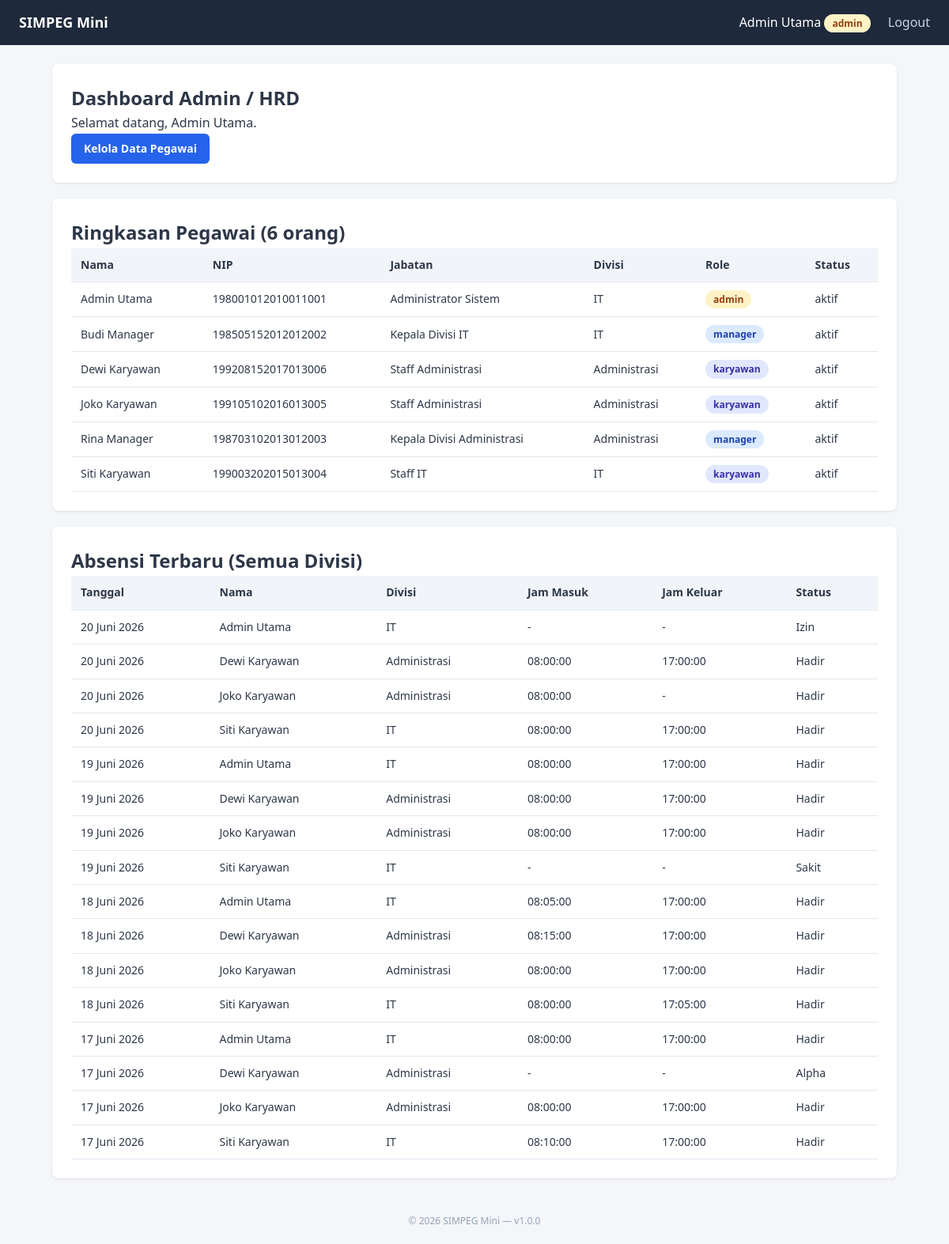
The app's page /modules/admin/dashboard.php (signed in) with its own data.
### tables this page shows
CREATE TABLE pegawai (
    id              INT AUTO_INCREMENT PRIMARY KEY,
    user_id         INT NOT NULL,
    nip             VARCHAR(30) NOT NULL UNIQUE,
    jabatan         VARCHAR(100) NOT NULL,
    divisi          VARCHAR(100) NOT NULL,
    no_telepon      VARCHAR(20) NULL,
    alamat          TEXT NULL,
    tanggal_masuk   DATE NULL,
    status          ENUM('aktif', 'nonaktif', 'cuti') NOT NULL DEFAULT 'aktif',
    created_at      TIMESTAMP NOT NULL DEFAULT CURRENT_TIMESTAMP,
    updated_at      TIMESTAMP NOT NULL DEFAULT CURRENT_TIMESTAMP ON UPDATE CURRENT_TIMESTAMP,
    CONSTRAINT fk_pegawai_user
        FOREIGN KEY (user_id) REFERENCES users(id)
        ON DELETE CASCADE
);

CREATE TABLE users (
    id              INT AUTO_INCREMENT PRIMARY KEY,
    username        VARCHAR(50)  NOT NULL UNIQUE,
    password        VARCHAR(255) NOT NULL,         
    nama_lengkap    VARCHAR(100) NOT NULL,
    role            ENUM('admin', 'manager', 'karyawan') NOT NULL DEFAULT 'karyawan',
    failed_attempts INT NOT NULL DEFAULT 0,
    locked_until    DATETIME NULL,
    remember_token  VARCHAR(255) NULL,
    remember_expires DATETIME NULL,
    created_at      TIMESTAMP NOT NULL DEFAULT CURRENT_TIMESTAMP,
    updated_at      TIMESTAMP NOT NULL DEFAULT CURRENT_TIMESTAMP ON UPDATE CURRENT_TIMESTAMP
);

CREATE TABLE absensi (
    id              INT AUTO_INCREMENT PRIMARY KEY,
    pegawai_id      INT NOT NULL,
    tanggal         DATE NOT NULL,
    jam_masuk       TIME NULL,
    jam_keluar      TIME NULL,
    status          ENUM('hadir', 'izin', 'sakit', 'alpha') NOT NULL DEFAULT 'hadir',
    keterangan      VARCHAR(255) NULL,
    created_at      TIMESTAMP NOT NULL DEFAULT CURRENT_TIMESTAMP,
    CONSTRAINT fk_absensi_pegawai
        FOREIGN KEY (pegawai_id) REFERENCES pegawai(id)
        ON DELETE CASCADE,
    UNIQUE KEY unique_absen_harian (pegawai_id, tanggal)
);

### classes/Auth.php (called while the page is built, shortened)
<?php
class Auth
{
    public static function isLoggedIn(): bool
    {
        return !empty($_SESSION['user_id']);
    }
}

### includes/functions.php (called while the page is built, shortened)
<?php
function e(?string $text): string
{
    return htmlspecialchars($text ?? '', ENT_QUOTES, 'UTF-8');
}
function formatTanggalIndo(?string $date): string
{
    $bulan = [
        1 => 'Januari', 'Februari', 'Maret', 'April', 'Mei', 'Juni',
        'Juli', 'Agustus', 'September', 'Oktober', 'November', 'Desember'
    ];
    $timestamp = strtotime($date);
    return date('d', $timestamp) . ' ' . $bulan[(int) date('n', $timestamp)] . ' ' . date('Y', $timestamp);
}

### classes/Pegawai.php (called while the page is built, shortened)
<?php
class Pegawai
{
    private mysqli $db;
    public function __construct(mysqli $db)
    {
        $this->db = $db;
    }
    public function getAll(): array
    {
        $result = $this->db->query(
            "SELECT p.*, u.username, u.nama_lengkap, u.role
             FROM pegawai p
             JOIN users u ON u.id = p.user_id
             ORDER BY u.nama_lengkap"
        );
        return $result->fetch_all(MYSQLI_ASSOC);
    }
}

### classes/Absensi.php (called while the page is built, shortened)
<?php
class Absensi
{
    private mysqli $db;
    public function __construct(mysqli $db)
    {
        $this->db = $db;
    }
    public function getAll(int $limit = 200): array
    {
        $stmt = $this->db->prepare(
            "SELECT a.*, u.nama_lengkap, p.nip, p.divisi
             FROM absensi a
             JOIN pegawai p ON p.id = a.pegawai_id
             JOIN users u ON u.id = p.user_id
             ORDER BY a.tanggal DESC, u.nama_lengkap
             LIMIT ?"
        );
        $stmt->bind_param('i', $limit);
        $stmt->execute();
        $rows = $stmt->get_result()->fetch_all(MYSQLI_ASSOC);
        return $rows;
    }
}

### modules/admin/dashboard.php (the view, shortened to what this page needs)
<?php
require_once __DIR__ . '/../../bootstrap.php';
$pegawaiModel = new Pegawai($db);
$absensiModel = new Absensi($db);
$allPegawai = $pegawaiModel->getAll();
$absensiSemua = $absensiModel->getAll(50);
require_once __DIR__ . '/../../includes/header.php';
?>
<div class="card">
    <h2>Dashboard Admin / HRD</h2>
    <p>Selamat datang, <?= e($_SESSION['nama_lengkap']) ?>.</p>
    <p>
        <a href="<?= BASE_URL ?>/modules/admin/pegawai.php" class="btn" style="width:auto; display:inline-block; padding:8px 16px;">
            Kelola Data Pegawai
        </a>
    </p>
</div>
<div class="card">
    <h2>Ringkasan Pegawai (<?= count($allPegawai) ?> orang)</h2>
    <table>
        <thead>
            <tr><th>Nama</th><th>NIP</th><th>Jabatan</th><th>Divisi</th><th>Role</th><th>Status</th></tr>
        </thead>
        <tbody>
            <?php foreach ($allPegawai as $p): ?>
                <tr>
                    <td><?= e($p['nama_lengkap']) ?></td>
                    <td><?= e($p['nip']) ?></td>
                    <td><?= e($p['jabatan']) ?></td>
                    <td><?= e($p['divisi']) ?></td>
                    <td><span class="badge badge-<?= e($p['role']) ?>"><?= e($p['role']) ?></span></td>
                    <td><?= e($p['status']) ?></td>
                </tr>
            <?php endforeach; ?>
        </tbody>
    </table>
</div>
<div class="card">
    <h2>Absensi Terbaru (Semua Divisi)</h2>
    <table>
        <thead>
            <tr><th>Tanggal</th><th>Nama</th><th>Divisi</th><th>Jam Masuk</th><th>Jam Keluar</th><th>Status</th></tr>
        </thead>
        <tbody>
            <?php if (empty($absensiSemua)): ?>
                <tr><td colspan="6">Belum ada data absensi.</td></tr>
            <?php else: ?>
                <?php foreach ($absensiSemua as $a): ?>
                    <tr>
                        <td><?= formatTanggalIndo($a['tanggal']) ?></td>
                        <td><?= e($a['nama_lengkap']) ?></td>
                        <td><?= e($a['divisi']) ?></td>
                        <td><?= e($a['jam_masuk'] ?? '-') ?></td>
                        <td><?= e($a['jam_keluar'] ?? '-') ?></td>
                        <td><?= e(ucfirst($a['status'])) ?></td>
                    </tr>
                <?php endforeach; ?>
            <?php endif; ?>
        </tbody>
    </table>
</div>
<?php require_once __DIR__ . '/../../includes/footer.php'; ?>

### includes/header.php (shortened to what this page needs)
<!DOCTYPE html>
<html lang="id">
<head>
    <link rel="stylesheet" href="<?= BASE_URL ?>/assets/css/style.css">
</head>
<body>
<?php if (Auth::isLoggedIn()): ?>
<nav class="navbar">
    <div class="brand"><?= e(APP_NAME) ?></div>
    <div class="nav-links">
        <span>
            <?= e($_SESSION['nama_lengkap']) ?>
            <span class="badge badge-<?= e($_SESSION['role']) ?>"><?= e($_SESSION['role']) ?></span>
        </span>
        <a href="<?= BASE_URL ?>/modules/auth/logout.php">Logout</a>
    </div>
</nav>
<?php endif; ?>
<div class="container">

### includes/footer.php (shortened to what this page needs)
</div>
<footer style="text-align:center; padding:20px; font-size:12px; color:#94a3b8;">
    &copy; <?= date('Y') ?> <?= e(APP_NAME) ?> &mdash; v<?= e(APP_VERSION) ?>
</footer>
</body>
</html>

### assets/css/style.css (style rules this page uses)
* { margin: 0; padding: 0; box-sizing: border-box; }
body { font-family: 'Segoe UI', Tahoma, Geneva, Verdana, sans-serif; background-color: #f4f6f9; color: #2d3748; line-height: 1.6; }
a { text-decoration: none; color: #2563eb; }
.navbar { background-color: #1e293b; color: #fff; padding: 14px 24px; display: flex; justify-content: space-between; align-items: center; }
.navbar .brand { font-weight: 600; font-size: 18px; }
.navbar .nav-links a { color: #cbd5e1; margin-left: 18px; }
.container { max-width: 1100px; margin: 24px auto; padding: 0 16px; }
.card { background: #fff; border-radius: 8px; box-shadow: 0 1px 3px rgba(0, 0, 0, 0.1); padding: 24px; margin-bottom: 20px; }
.btn { display: inline-block; width: 100%; padding: 10px 14px; background-color: #2563eb; color: #fff; border: none; border-radius: 6px; font-size: 14px; font-weight: 600; cursor: pointer; }
table { width: 100%; border-collapse: collapse; font-size: 14px; }
table th, table td { padding: 10px 12px; border-bottom: 1px solid #e2e8f0; text-align: left; }
table th { background-color: #f1f5f9; font-weight: 600; }
.badge { display: inline-block; padding: 2px 10px; border-radius: 999px; font-size: 12px; font-weight: 600; }
.badge-admin { background: #fef3c7; color: #92400e; }
.badge-manager { background: #dbeafe; color: #1e40af; }
.badge-karyawan { background: #e0e7ff; color: #3730a3; }

### records on screen
pegawai: user.nama_lengkap "Admin Utama", nip "198001012010011001", jabatan "Administrator Sistem", divisi "IT", user.role "admin", status "aktif"
pegawai: user.nama_lengkap "Budi Manager", nip "198505152012012002", jabatan "Kepala Divisi IT", divisi "IT", user.role "manager", status "aktif"
pegawai: user.nama_lengkap "Dewi Karyawan", nip "199208152017013006", jabatan "Staff Administrasi", divisi "Administrasi", user.role "karyawan", status "aktif"
pegawai: user.nama_lengkap "Joko Karyawan", nip "199105102016013005", jabatan "Staff Administrasi", divisi "Administrasi", user.role "karyawan", status "aktif"
pegawai: user.nama_lengkap "Rina Manager", nip "198703102013012003", jabatan "Kepala Divisi Administrasi", divisi "Administrasi", user.role "manager", status "aktif"
pegawai: user.nama_lengkap "Siti Karyawan", nip "199003202015013004", jabatan "Staff IT", divisi "IT", user.role "karyawan", status "aktif"
absensi: tanggal "20 Juni 2026", users.nama_lengkap "Admin Utama", pegawai.divisi "IT", jam_masuk "-", jam_keluar "-", status "Izin"
absensi: tanggal "20 Juni 2026", users.nama_lengkap "Dewi Karyawan", pegawai.divisi "Administrasi", jam_masuk "08:00:00", jam_keluar "17:00:00", status "Hadir"
absensi: tanggal "20 Juni 2026", users.nama_lengkap "Joko Karyawan", pegawai.divisi "Administrasi", jam_masuk "08:00:00", jam_keluar "-", status "Hadir"
absensi: tanggal "20 Juni 2026", users.nama_lengkap "Siti Karyawan", pegawai.divisi "IT", jam_masuk "08:00:00", jam_keluar "17:00:00", status "Hadir"
absensi: tanggal "19 Juni 2026", users.nama_lengkap "Admin Utama", pegawai.divisi "IT", jam_masuk "08:00:00", jam_keluar "17:00:00", status "Hadir"
absensi: tanggal "19 Juni 2026", users.nama_lengkap "Dewi Karyawan", pegawai.divisi "Administrasi", jam_masuk "08:00:00", jam_keluar "17:00:00", status "Hadir"
absensi: tanggal "19 Juni 2026", users.nama_lengkap "Joko Karyawan", pegawai.divisi "Administrasi", jam_masuk "08:00:00", jam_keluar "17:00:00", status "Hadir"
absensi: tanggal "19 Juni 2026", users.nama_lengkap "Siti Karyawan", pegawai.divisi "IT", jam_masuk "-", jam_keluar "-", status "Sakit"
absensi: tanggal "18 Juni 2026", users.nama_lengkap "Admin Utama", pegawai.divisi "IT", jam_masuk "08:05:00", jam_keluar "17:00:00", status "Hadir"
absensi: tanggal "18 Juni 2026", users.nama_lengkap "Dewi Karyawan", pegawai.divisi "Administrasi", jam_masuk "08:15:00", jam_keluar "17:00:00", status "Hadir"
absensi: tanggal "18 Juni 2026", users.nama_lengkap "Joko Karyawan", pegawai.divisi "Administrasi", jam_masuk "08:00:00", jam_keluar "17:00:00", status "Hadir"
absensi: tanggal "18 Juni 2026", users.nama_lengkap "Siti Karyawan", pegawai.divisi "IT", jam_masuk "08:00:00", jam_keluar "17:05:00", status "Hadir"
absensi: tanggal "17 Juni 2026", users.nama_lengkap "Admin Utama", pegawai.divisi "IT", jam_masuk "08:00:00", jam_keluar "17:00:00", status "Hadir"
absensi: tanggal "17 Juni 2026", users.nama_lengkap "Dewi Karyawan", pegawai.divisi "Administrasi", jam_masuk "-", jam_keluar "-", status "Alpha"
absensi: tanggal "17 Juni 2026", users.nama_lengkap "Joko Karyawan", pegawai.divisi "Administrasi", jam_masuk "08:00:00", jam_keluar "17:00:00", status "Hadir"
absensi: tanggal "17 Juni 2026", users.nama_lengkap "Siti Karyawan", pegawai.divisi "IT", jam_masuk "08:10:00", jam_keluar "17:00:00", status "Hadir"

### other values on screen
APP_NAME "SIMPEG Mini"
$_SESSION['nama_lengkap'] "Admin Utama"
$_SESSION['role'] "admin"
count($allPegawai) "6"
APP_VERSION "1.0.0"
